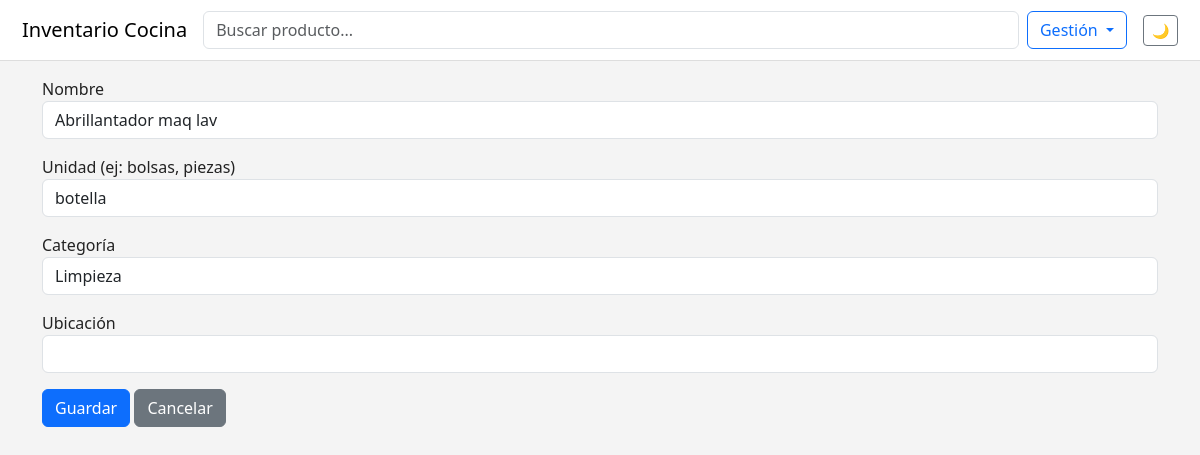
/productos/editar/123, run on the app's committed database.
### app/models.py (models this page shows, shortened)
class Product(db.Model):
    id = db.Column(db.Integer, primary_key=True)
    nombre = db.Column(db.String(150), nullable=False)
    unidad = db.Column(db.String(30), nullable=False)
    cantidad = db.Column(db.Float, default=0)
    categoria = db.Column(db.String(50), nullable=True)
    ubicacion = db.Column(db.String(100), nullable=True)
    movimientos = db.relationship(
        "Movimiento",
        back_populates="producto",
        lazy="dynamic",
        cascade="all, delete-orphan",
    )

### app/productos/routes.py (the view, shortened to what this page needs)
@productos_bp.route("/editar/<int:product_id>", methods=["GET", "POST"])
def editar_producto(product_id):
    p = Product.query.get_or_404(product_id)
    form = ProductoForm(obj=p)
    return render_template("productos/editar.html", form=form, accion="Editar")

### app/productos/forms.py
class ProductoForm(FlaskForm):
    nombre = StringField("Nombre", validators=[DataRequired()])
    unidad = StringField("Unidad (ej: bolsas, piezas)", validators=[DataRequired()])
    categoria = StringField("Categoría")
    ubicacion = StringField("Ubicación")
    submit = SubmitField("Guardar")

### app/templates/productos/editar.html (shortened to what this page needs)
{% extends "base.html" %}
{% block content %}
    <form method="post">
    <div class="mb-3">
        {{ form.nombre.label }}
        {{ form.nombre(class="form-control") }}
    </div>
    <div class="mb-3">
        {{ form.unidad.label }}
        {{ form.unidad(class="form-control") }}
    </div>
    <div class="mb-3">
        {{ form.categoria.label }}
        {{ form.categoria(class="form-control") }}
    </div>
    <div class="mb-3">
        {{ form.ubicacion.label }}
        {{ form.ubicacion(class="form-control") }}
    </div>
    <button type="submit" class="btn btn-primary">Guardar</button>
    <a href="{{ url_for('productos.lista_productos') }}" class="btn btn-secondary">Cancelar</a>
</form>
{% endblock content %}

### app/templates/base.html (style rules this page uses)
:root { --c-bg: #f4f4f4; --c-text: #222; --c-card: #ffffff; --c-border: #dddddd; --c-primary: #0d6efd; --muted: #6c757d; --c-text-filter: none; }
body { background-color: var(--c-bg); color: var(--c-text); }

### data on the page
Product: nombre "Abrillantador maq lav", unidad "botella", categoria "Limpieza"
